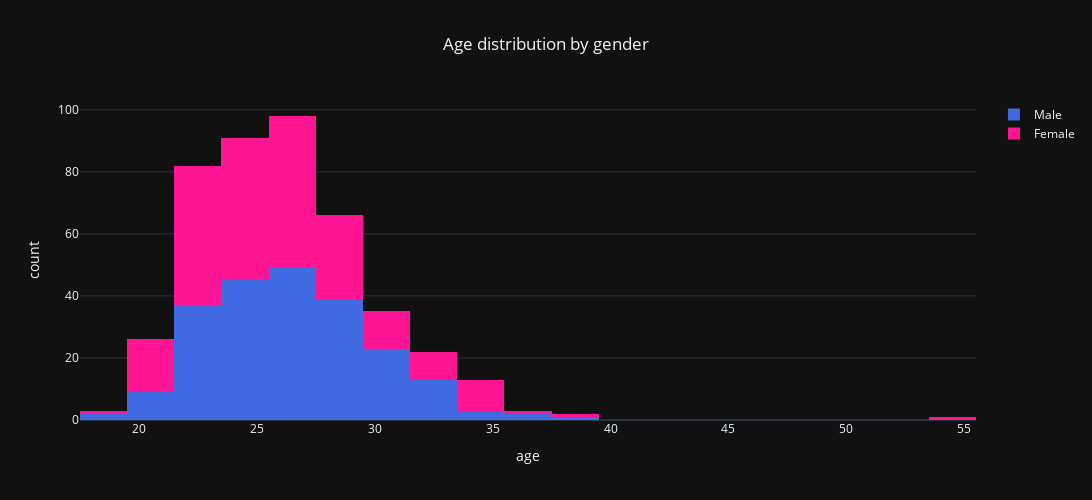

This figure's notebook cell:
### Markdown cell above
### What is the age distribution?

### Code cell
# Drop duplicate rows from the "iid" column (and reverse df order to have male first which lead to all the legend in following visualisations to be more consistent)
df_unique_participant = df.drop_duplicates(subset = ["iid"]).iloc[::-1].copy()

# Create a dict to rename and clarify part of the visualization
newnames = {"1":"Male", "0":"Female"}

fig = px.histogram(df_unique_participant, 
                    x="age", 
                    nbins=20,
                    color="gender",
                    template='plotly_dark', 
                    title = "Age distribution by gender",
                    color_discrete_map = {1:'royalblue', 0:'deeppink'},
                    width=1500, height=500
                    )
# Bar chart
fig.for_each_trace(lambda t: t.update(name = newnames[t.name]))

fig.update_layout(title_x=0.5, legend_title="")
fig.show()

### Figure 1 — Plotly figure (JSON) as saved in the notebook; plotly's stock layout.template omitted (floating-point values rounded to 4 significant figures; data arrays with more than 128 entries replaced by an {"elided": "..."} marker saying what was removed)
{"data": [{"alignmentgroup": "True", "bingroup": "x", "hovertemplate": "gender=1<br>age=%{x}<br>count=%{y}<extra></extra>", "legendgroup": "1", "marker": {"color": "royalblue", "pattern": {"shape": ""}}, "name": "Male", "nbinsx": 20, "offsetgroup": "1", "orientation": "v", "showlegend": true, "type": "histogram", "x": {"elided": "226 int values"}, "xaxis": "x", "yaxis": "y"}, {"alignmentgroup": "True", "bingroup": "x", "hovertemplate": "gender=0<br>age=%{x}<br>count=%{y}<extra></extra>", "legendgroup": "0", "marker": {"color": "deeppink", "pattern": {"shape": ""}}, "name": "Female", "nbinsx": 20, "offsetgroup": "0", "orientation": "v", "showlegend": true, "type": "histogram", "x": {"elided": "223 int values"}, "xaxis": "x", "yaxis": "y"}], "layout": {"barmode": "relative", "height": 500, "legend": {"title": {"text": ""}, "tracegroupgap": 0}, "title": {"text": "Age distribution by gender", "x": 0.5}, "width": 1500, "xaxis": {"anchor": "y", "domain": [0, 1], "title": {"text": "age"}}, "yaxis": {"anchor": "x", "domain": [0, 1], "title": {"text": "count"}}}}
